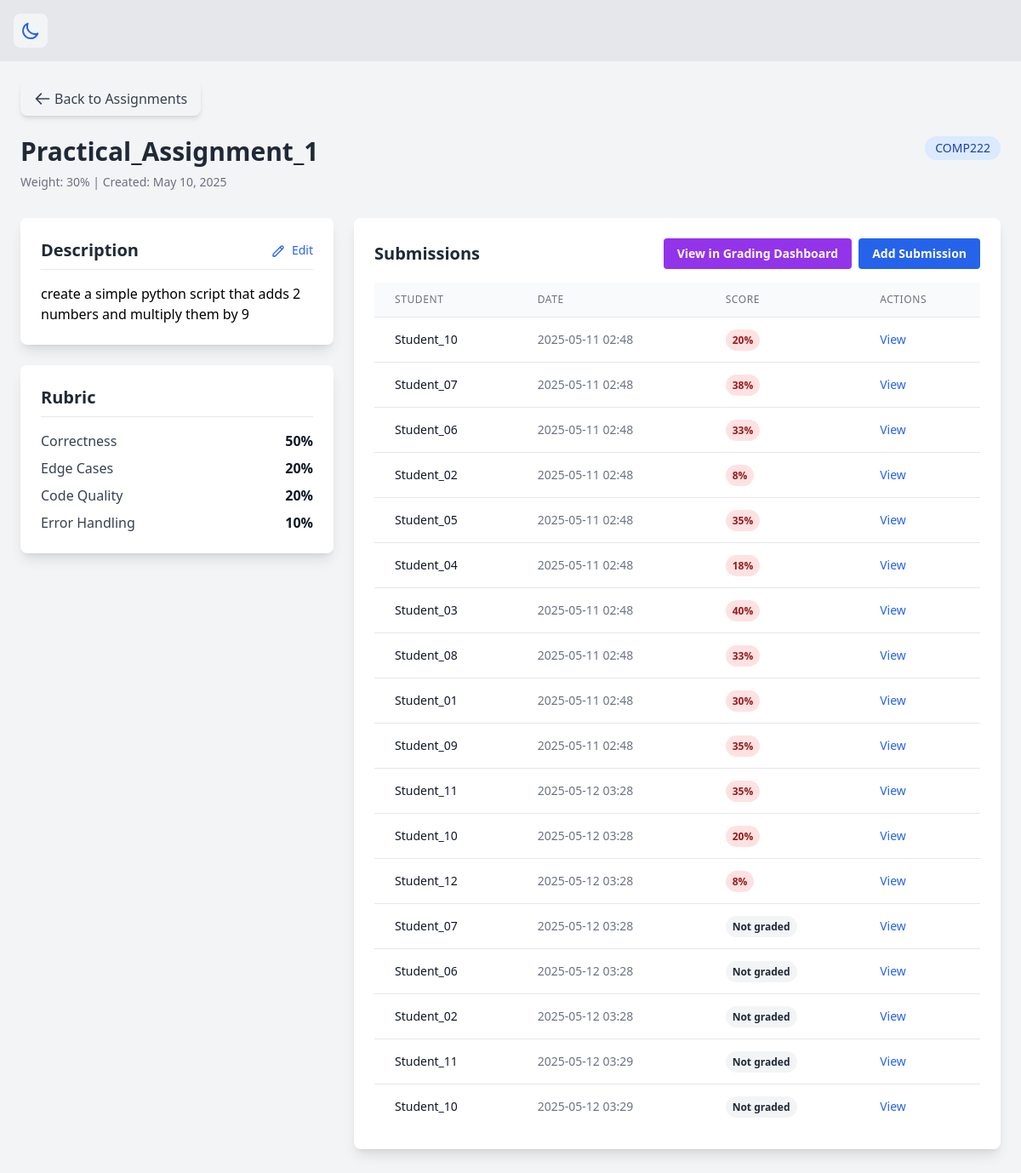
/assignment/1, run on the app's committed database.
### app.py (models this page shows, shortened)
class Assignment(db.Model):
    id = db.Column(db.Integer, primary_key=True)
    name = db.Column(db.String(100), nullable=False)
    description = db.Column(db.Text, nullable=False)
    course = db.Column(db.String(100))
    weight = db.Column(db.Integer, default=100)
    rubric = db.Column(db.JSON)
    created_at = db.Column(db.DateTime, default=datetime.datetime.utcnow)
    submissions = db.relationship('Submission', backref='assignment', lazy=True)

class Submission(db.Model):
    id = db.Column(db.Integer, primary_key=True)
    student_name = db.Column(db.String(100), nullable=False)
    student_id = db.Column(db.Integer, db.ForeignKey('student.id'), nullable=True)
    assignment_id = db.Column(db.Integer, db.ForeignKey('assignment.id'), nullable=False)
    content = db.Column(db.Text, nullable=False)
    file_path = db.Column(db.String(255), nullable=True)
    grading_breakdown = db.Column(db.JSON, nullable=True)
    submitted_at = db.Column(db.DateTime, default=datetime.datetime.utcnow)

### app.py (the view)
@app.route("/assignment/<int:assignment_id>")
def view_assignment(assignment_id):
    assignment = Assignment.query.get_or_404(assignment_id)
    submissions = Submission.query.filter_by(assignment_id=assignment_id).all()
    return render_template("assignment_detail.html", assignment=assignment, submissions=submissions)

### templates/assignment_detail.html (shortened to what this page needs)
{% extends "base.html" %}
{% block content %}
<div class="p-6 bg-gray-100 dark:bg-gray-900 min-h-screen">
  <div class="mb-6">
    <a href="{{ url_for('home') }}" class="inline-flex items-center bg-gray-100 hover:bg-gray-200 dark:bg-gray-700 dark:hover:bg-gray-600 text-gray-700 dark:text-gray-200 font-medium py-2 px-4 rounded-lg transition shadow-md">
      <svg class="w-5 h-5 mr-1" fill="none" stroke="currentColor" viewBox="0 0 24 24" xmlns="http://www.w3.org/2000/svg">
        <path stroke-linecap="round" stroke-linejoin="round" stroke-width="2" d="M10 19l-7-7m0 0l7-7m-7 7h18"></path>
      </svg>
      Back to Assignments
    </a>
  </div>
  <div class="mb-8">
    <div class="flex justify-between items-start mb-2">
      <h1 class="text-3xl font-bold text-gray-800 dark:text-white">{{ assignment.name }}</h1>
      {% if assignment.course %}
        <span class="bg-blue-100 dark:bg-blue-900 text-blue-800 dark:text-blue-200 px-3 py-1 rounded-full text-sm">
          {{ assignment.course }}
        </span>
      {% endif %}
    </div>
    <div class="text-sm text-gray-500 dark:text-gray-400 mb-4">
      Weight: {{ assignment.weight }}% | Created: {{ assignment.created_at.strftime('%B %d, %Y') }}
    </div>
  </div>
  <div class="grid grid-cols-1 lg:grid-cols-3 gap-6">
    <div class="lg:col-span-1">
      <div class="bg-white dark:bg-gray-800 rounded-lg shadow-lg p-6 mb-6">
        <div class="flex justify-between items-center mb-4 border-b pb-2">
          <h2 class="text-xl font-bold text-gray-800 dark:text-white">Description</h2>
          <button
            id="editDescriptionBtn"
            class="text-blue-600 hover:text-blue-700 dark:text-blue-400 dark:hover:text-blue-300 text-sm font-medium"
          >
            <svg class="w-4 h-4 inline-block mr-1" fill="none" stroke="currentColor" viewBox="0 0 24 24" xmlns="http://www.w3.org/2000/svg">
              <path stroke-linecap="round" stroke-linejoin="round" stroke-width="2" d="M15.232 5.232l3.536 3.536m-2.036-5.036a2.5 2.5 0 113.536 3.536L6.5 21.036H3v-3.572L16.732 3.732z"></path>
            </svg>
            Edit
          </button>
        </div>
        <div id="descriptionDisplay" class="prose dark:prose-invert max-w-none">
          {{ assignment.description|safe }}
        </div>
      </div>
      <div class="bg-white dark:bg-gray-800 rounded-lg shadow-lg p-6">
        <h2 class="text-xl font-bold text-gray-800 dark:text-white mb-4 border-b pb-2">Rubric</h2>
        {% if assignment.rubric %}
          <ul class="space-y-2">
            {% for criterion, points in assignment.rubric.items() %}
              <li class="flex justify-between">
                <span class="text-gray-700 dark:text-gray-300">{{ criterion }}</span>
                <span class="font-semibold text-gray-900 dark:text-white">{{ points }}%</span>
              </li>
            {% endfor %}
          </ul>
        {% else %}
          <p class="text-gray-500 dark:text-gray-400">No rubric defined for this assignment.</p>
        {% endif %}
      </div>
    </div>
    <div class="lg:col-span-2">
      <div class="bg-white dark:bg-gray-800 rounded-lg shadow-lg p-6">
        <div class="flex justify-between items-center mb-4">
          <h2 class="text-xl font-bold text-gray-800 dark:text-white">Submissions</h2>
          <div class="flex space-x-2">
            <a href="{{ url_for('grading_dashboard') }}?assignment_id={{ assignment.id }}"
               class="bg-purple-600 hover:bg-purple-700 text-white text-sm font-semibold py-2 px-4 rounded transition">
              View in Grading Dashboard
            </a>
            <button
              class="bg-blue-600 hover:bg-blue-700 text-white text-sm font-semibold py-2 px-4 rounded transition"
              id="addSubmissionBtn">
              Add Submission
            </button>
          </div>
        </div>
        {% if submissions %}
          <div class="overflow-x-auto">
            <table class="min-w-full divide-y divide-gray-200 dark:divide-gray-700">
              <thead class="bg-gray-50 dark:bg-gray-700">
                <tr>
                  <th class="px-6 py-3 text-left text-xs font-medium text-gray-500 dark:text-gray-300 uppercase tracking-wider">Student</th>
                  <th class="px-6 py-3 text-left text-xs font-medium text-gray-500 dark:text-gray-300 uppercase tracking-wider">Date</th>
                  <th class="px-6 py-3 text-left text-xs font-medium text-gray-500 dark:text-gray-300 uppercase tracking-wider">Score</th>
                  <th class="px-6 py-3 text-left text-xs font-medium text-gray-500 dark:text-gray-300 uppercase tracking-wider">Actions</th>
                </tr>
              </thead>
              <tbody class="bg-white dark:bg-gray-800 divide-y divide-gray-200 dark:divide-gray-700">
                {% for submission in submissions %}
                  <tr class="hover:bg-gray-50 dark:hover:bg-gray-700">
                    <td class="px-6 py-4 whitespace-nowrap text-sm font-medium text-gray-900 dark:text-white">
                      {{ submission.student_name }}
                    </td>
                    <td class="px-6 py-4 whitespace-nowrap text-sm text-gray-500 dark:text-gray-300">
                      {{ submission.submitted_at.strftime('%Y-%m-%d %H:%M') }}
                    </td>
                    <td class="px-6 py-4 whitespace-nowrap text-sm text-gray-500 dark:text-gray-300">
                      {% if submission.grading_breakdown %}
                        {% set total_score = submission.grading_breakdown.get('scores', {}).get('total', submission.grading_breakdown.get('total', 0)) %}
                        <span class="px-2 py-1 text-xs font-semibold rounded-full
                          {% if total_score >= 70 %}
                            bg-green-100 dark:bg-green-800 text-green-800 dark:text-green-100
                          {% elif total_score >= 50 %}
                            bg-yellow-100 dark:bg-yellow-800 text-yellow-800 dark:text-yellow-100
                          {% else %}
                            bg-red-100 dark:bg-red-800 text-red-800 dark:text-red-100
                          {% endif %}
                        ">
                          {{ total_score }}%
                        </span>
                      {% else %}
                        <span class="px-2 py-1 text-xs font-semibold rounded-full bg-gray-100 dark:bg-gray-600 text-gray-800 dark:text-gray-100">
                          Not graded
                        </span>
                      {% endif %}
                    </td>
                    <td class="px-6 py-4 whitespace-nowrap text-sm text-gray-500 dark:text-gray-300">
                      <button
                        class="text-blue-600 hover:text-blue-900 dark:text-blue-400 dark:hover:text-blue-300"
                        onclick="viewSubmission('{{ submission.id }}')">
                        View
                      </button>
                    </td>
                  </tr>
                {% endfor %}
              </tbody>
            </table>
          </div>
        {% endif %}
      </div>
    </div>
  </div>
</div>
{% endblock %}

### templates/base.html (shortened to what this page needs)
<!DOCTYPE html>
<html lang="en" class="transition-colors duration-300">
<head>
    <script src="https://cdn.tailwindcss.com"></script>
    </head>
<body class="bg-gray-200 dark:bg-gray-900 text-black dark:text-white">
    <header class="p-4">
      <button id="darkModeToggle" class="p-2 rounded-lg bg-gray-100 dark:bg-gray-800 hover:bg-gray-200 dark:hover:bg-gray-700 transition-colors duration-200">
        <svg class="w-6 h-6 dark:hidden text-blue-600" fill="none" stroke="currentColor" viewBox="0 0 24 24" xmlns="http://www.w3.org/2000/svg">
          <path stroke-linecap="round" stroke-linejoin="round" stroke-width="2" d="M20.354 15.354A9 9 0 018.646 3.646 9.003 9.003 0 0012 21a9.003 9.003 0 008.354-5.646z"></path>
        </svg>
      </button>
    </header>
    <main>
      {% block content %}{% endblock %}
    </main>
</body>
</html>

### data on the page
Assignment: name "Practical_Assignment_1", course "COMP222", weight "30", created_at "May 10, 2025", description "create a simple python script that adds 2 numbers and multiply them by 9"
Submission: student_name "Student_10", submitted_at "2025-05-11 02:48", total_score "20"
Submission: student_name "Student_07", submitted_at "2025-05-11 02:48", total_score "38"
Submission: student_name "Student_06", submitted_at "2025-05-11 02:48", total_score "33"
Submission: student_name "Student_02", submitted_at "2025-05-11 02:48", total_score "8"
Submission: student_name "Student_05", submitted_at "2025-05-11 02:48", total_score "35"
Submission: student_name "Student_04", submitted_at "2025-05-11 02:48", total_score "18"
Submission: student_name "Student_03", submitted_at "2025-05-11 02:48", total_score "40"
Submission: student_name "Student_08", submitted_at "2025-05-11 02:48", total_score "33"
Submission: student_name "Student_01", submitted_at "2025-05-11 02:48", total_score "30"
Submission: student_name "Student_09", submitted_at "2025-05-11 02:48", total_score "35"
Submission: student_name "Student_11", submitted_at "2025-05-12 03:28", total_score "35"
Submission: student_name "Student_10", submitted_at "2025-05-12 03:28", total_score "20"
Submission: student_name "Student_12", submitted_at "2025-05-12 03:28", total_score "8"
Submission: student_name "Student_07", submitted_at "2025-05-12 03:28", shows "Not graded"
Submission: student_name "Student_06", submitted_at "2025-05-12 03:28", shows "Not graded"
Submission: student_name "Student_02", submitted_at "2025-05-12 03:28", shows "Not graded"
Submission: student_name "Student_11", submitted_at "2025-05-12 03:29", shows "Not graded"
Submission: student_name "Student_10", submitted_at "2025-05-12 03:29", shows "Not graded"

### other printed values
{{ criterion }} "Correctness" "Edge Cases" "Code Quality" "Error Handling"
{{ points }} "50" "20" "20" "10"
